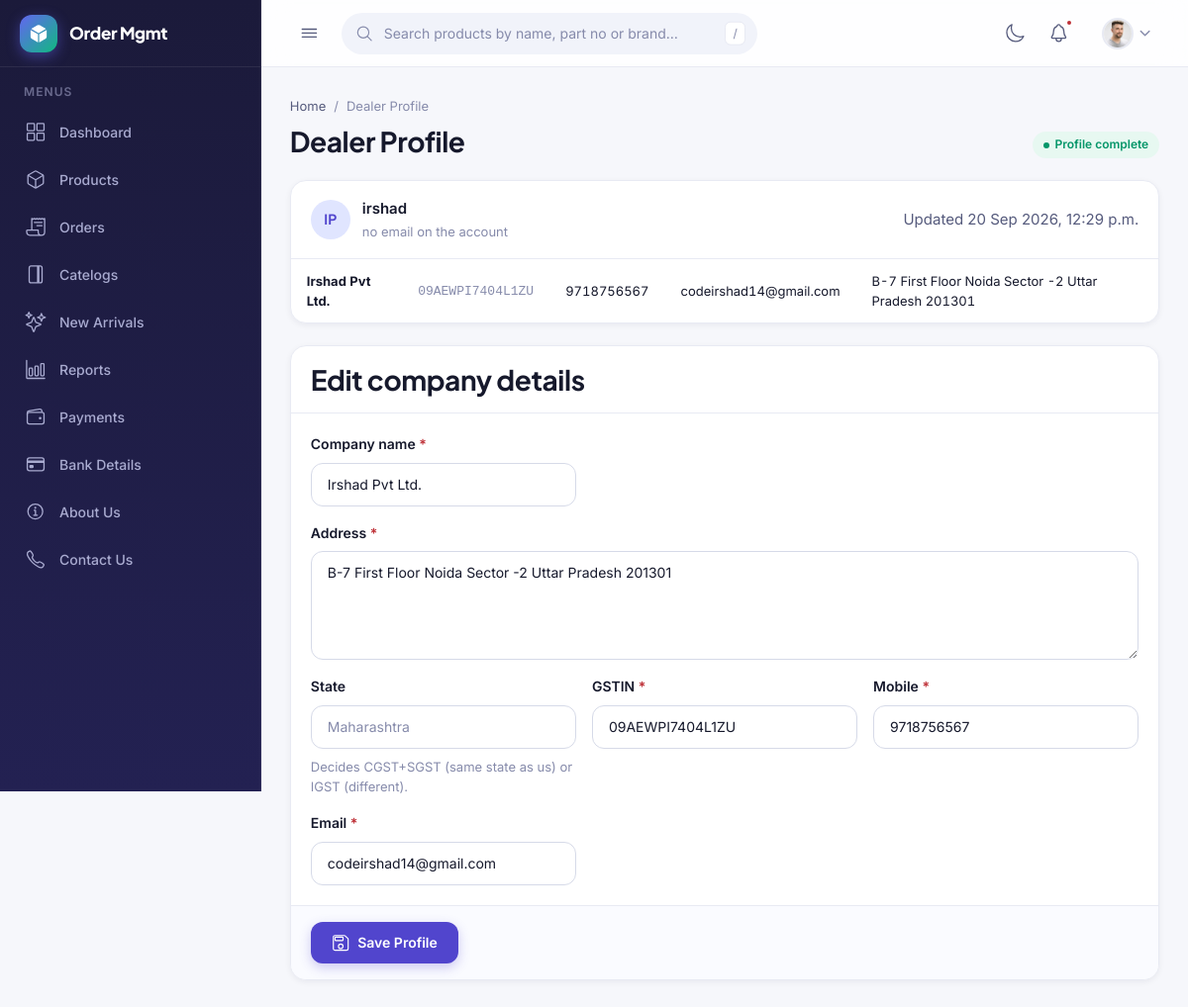
Screenshot of /delaer/mydealer (signed in) with the database file from the repository.
### delaer/models.py (models this page shows, shortened)
class DealerProfile(models.Model):
    user = models.OneToOneField(
        settings.AUTH_USER_MODEL,
        on_delete=models.CASCADE,
        related_name="dealer_profile",
    )
    name = models.CharField("Company name", max_length=200)
    address = models.TextField("Address")
    state = models.CharField(
        max_length=80, blank=True,
        help_text="Decides CGST+SGST (same state as us) or IGST (different).",
    )
    gstin = models.CharField("GSTIN", max_length=15, unique=True, validators=[GSTIN_VALIDATOR])
    mobile = models.CharField("Mobile", max_length=10, validators=[MOBILE_VALIDATOR])
    email = models.EmailField("Email")
    created_at = models.DateTimeField(auto_now_add=True)
    updated_at = models.DateTimeField(auto_now=True)
    class Meta:
        ordering = ["name"]
        verbose_name = "Dealer profile"
        verbose_name_plural = "Dealer profiles"
    @property
    def address_lines(self):
        return [line for line in self.address.splitlines() if line.strip()]
    @property
    def initials(self):
        return "".join(w[0] for w in self.name.split()[:2]).upper()

### delaer/views.py (the view)
# urls.py: path("mydealer", views.mydealer, name="mydealer"),
@login_required
def mydealer(request):
    profile = DealerProfile.objects.filter(user=request.user).first()
    if request.method == "POST":
        form = DealerProfileForm(request.POST, instance=profile)
        if form.is_valid():
            saved = form.save(commit=False)
            saved.user = request.user          # never taken from the form
            saved.save()
            messages.success(request, "Dealer profile saved.")
            return redirect("delaer:mydealer")
        messages.error(request, "Please correct the errors below.")
    else:
        form = DealerProfileForm(instance=profile)
    return render(request, "delaer/dealer.html", {
        "form": form,
        "profile": profile,
    })

### delaer/context_processors.py (called while the page is built)
def roles(request):
    user = getattr(request, "user", None)
    if user is None or not user.is_authenticated:
        return {"user_is_sales": False, "user_is_manager": False, "user_is_dealer": False}
    from myorder.views import is_manager, is_sales
    return {
        "user_is_sales": is_sales(user),
        "user_is_manager": is_manager(user),
        "user_is_dealer": hasattr(user, "dealer_profile"),
    }

### myorder/views.py (called while the page is built)
def is_manager(user):
    return (
        user.is_superuser
        or user.is_staff
        or user.groups.filter(name="Management").exists()
    )

def is_sales(user):
    return (
        user.is_authenticated
        and SalesExecutive.objects.filter(user=user, is_active=True).exists()
    )

### templates/delaer/dealer.html (shortened to what this page needs)
{% extends "mybase.html" %}
{% load static %}
{% block page_path %}Dealer Profile{% endblock %}
{% block page_title %}Dealer Profile{% endblock %}
{% block content %}
<div class="page-head__actions">
    <span class="badge badge--{% if profile %}success{% else %}warning{% endif %}">
        {% if profile %}Profile complete{% else %}Not set up yet{% endif %}
    </span>
</div>
</div>
<section class="panel">
    <div class="toolbar">
        <div class="cell-user">
            <span class="avatar">{% if profile %}{{ profile.initials }}{% else %}{{ user.username|slice:":2"|upper }}{% endif %}</span>
            <div>
                <strong>{{ user.get_full_name|default:user.username }}</strong>
                <small>{{ user.email|default:"no email on the account" }}</small>
            </div>
        </div>
        {% if profile %}
        <span class="muted">Updated {{ profile.updated_at|date:"j M Y, g:i a" }}</span>
        {% endif %}
    </div>
    {% if profile %}
    <div class="table-wrap">
        <table class="table table--stack">
            <tbody>
                <tr>
                    <td data-label="Company"><strong>{{ profile.name }}</strong></td>
                    <td data-label="GSTIN"><code class="dim">{{ profile.gstin }}</code></td>
                    <td data-label="Mobile">{{ profile.mobile }}</td>
                    <td data-label="Email">{{ profile.email }}</td>
                    <td data-label="Address">
                        {% for line in profile.address_lines %}{{ line }}<br>{% endfor %}
                    </td>
                </tr>
            </tbody>
        </table>
    </div>
    {% endif %}
</section>
<section class="panel">
    <div class="toolbar">
        <h2 class="page-title">{% if profile %}Edit company details{% else %}Add your company details{% endif %}</h2>
    </div>
    <form method="post" novalidate action="{% url 'delaer:mydealer' %}">
        <div class="modal__body">
            <div class="form-grid">
                {% for field in form %}
                <div class="field{% if field.name == 'address' %} field--wide{% endif %}">
                    <label for="{{ field.id_for_label }}">
                        {{ field.label }}{% if field.field.required %} <span class="req">*</span>{% endif %}
                    </label>
                    {{ field }}
                    {% if field.help_text %}<small class="hint">{{ field.help_text }}</small>{% endif %}
                </div>
                {% endfor %}
            </div>
        </div>
        <div class="panel__foot">
            <button class="btn btn--primary" type="submit">
                <ion-icon name="save-outline"></ion-icon> Save Profile
            </button>
        </div>
    </form>
</section>
{% endblock %}

### rows the page displays
DealerProfile: initials "IP", updated_at "20 Sep 2026, 12:29 p.m.", name "Irshad Pvt Ltd.", gstin "09AEWPI7404L1ZU", mobile "9718756567", email "codeirshad14@gmail.com", address_lines "B-7 First Floor Noida Sector -2 Uttar Pradesh 201301", form "Irshad Pvt Ltd." "B-7 First Floor Noida Sector -2 Uttar Pradesh 201301" "09AEWPI7404L1ZU" "9718756567" "codeirshad14@gmail.com"

### other values shown
{{ user.get_full_name|default:user.username }} "irshad"
{{ user.email|default:"no email on the account" }} "no email on the account"
{{ field.label }} "Company name" "Address" "State" "GSTIN" "Mobile" "Email"
{{ field.help_text }} "Decides CGST+SGST (same state as us) or IGST (different)."
